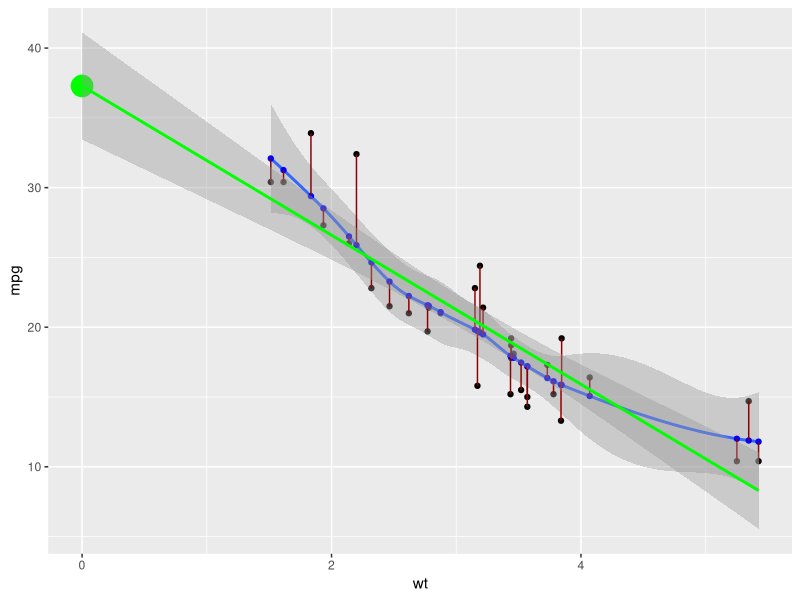

Recreate this plot in R.
## ---- chunk 1
knitr::opts_chunk$set(echo = TRUE, warning = F, message = F)
# remotes::install_github("EvaMaeRey/ggcirclepack")
## ---- chunk 2
library(tidyverse)
mtcars %>% 
  ggplot(aes(wt, mpg)) +
  geom_point() +
  geom_smooth() + 
  stat_smooth(geom = "point", 
              color = "blue", 
              xseq = mtcars$wt) +
  stat_smooth(geom = "segment",  
              color = "darkred",   
              xseq = mtcars$wt,
              xend = mtcars$wt,
              yend = mtcars$mpg) + 
  # intercept for linear model
  stat_smooth(geom = "point",
             color = "green",
             xseq = 0,
             method = lm,
             size = 7) + 
  stat_smooth(color = "green",
              xseq = c(0, mtcars$wt),
              method = lm)
